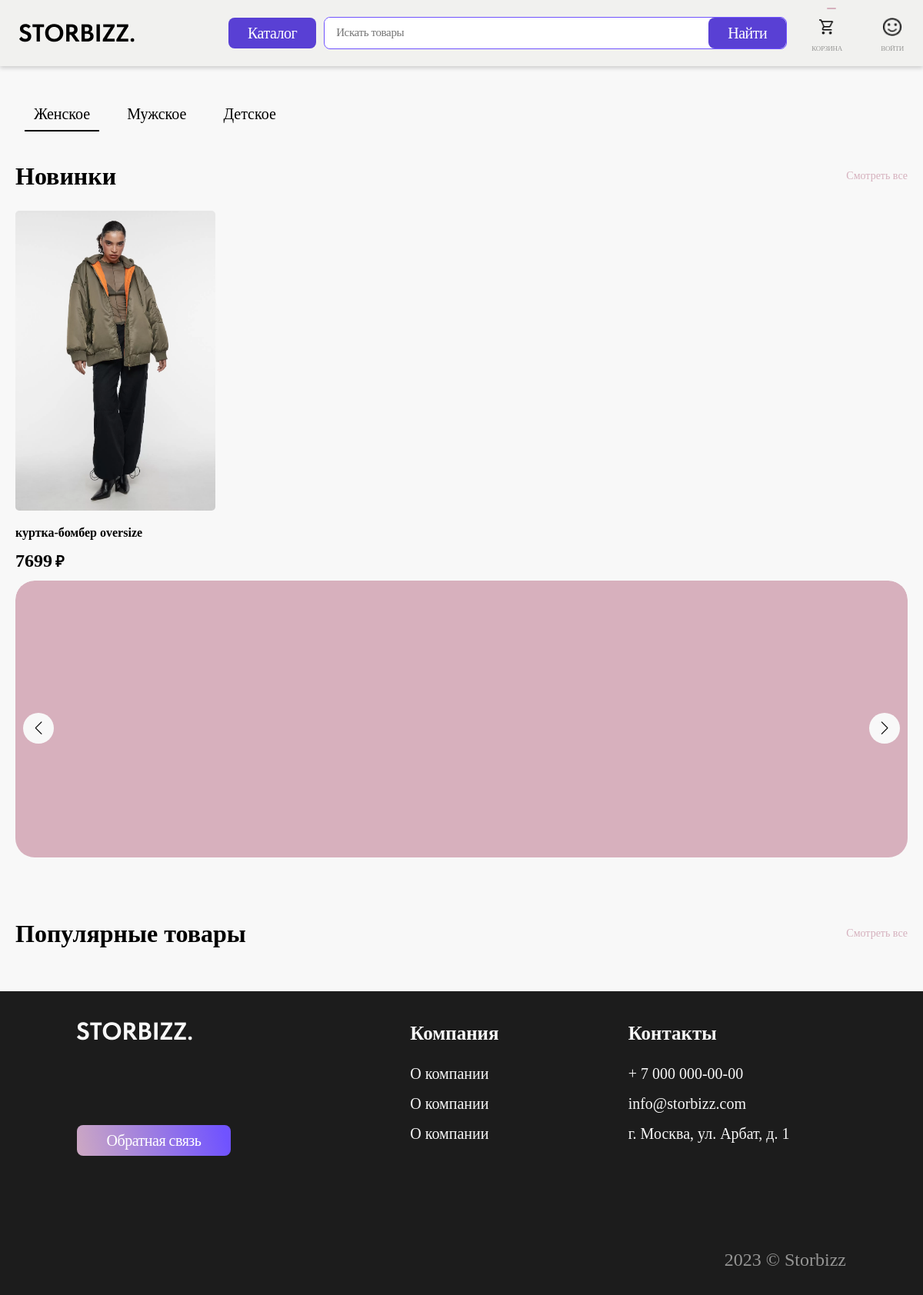
Page /category/0 on the committed database.
### shop/models.py (models this page shows)
class Good(models.Model):
    TYPE_CHOICES = (
        (0, 'Бомберы'),
        (1, 'Ветровки'),
        (2, 'Джинсовые куртки'),
        (3, 'Кожаные куртки'),
        (4, 'Куртки рубашки'),
        (5, 'Пальто'),
        (6, 'Пуховики'),
        (7, 'Тренчи'),
        (8, 'Куртки'),
        (9, 'Водолазки'),
        (10, 'Джемперы'),
        (11, 'Кардиганы'),
        (12, 'Свитеры'),
        (13, 'Джинсы'),
        (14, 'Платья'),
        (15, 'Футболки'),
        (16, 'Худи'),
        (17, 'Брюки'),
        (18, 'Блузы'),
        (19, 'Юбки'),
        (20, 'Пиджаки'),
        (21, 'Шорты'),
        (22, 'Топы и майки'),
        (23, 'Нижнее белье'),
        (24, 'Спортивная одежда'),
        (25, 'Одежда для дома'),
        (26, 'Обувь'),
        (27, 'Аксессуары'),
        (28, 'Жакеты'),
        (29, 'Поло'),
        (30, 'Лонгсливы'),
        (31, 'Толстовки'),
        (32, 'Свитшоты'),
        (33, 'Рубашки'),
    )
    GENDER_CHOICES = (
        (0, 'Мужское'),
        (1, 'Женское'),
        (2, 'Детское'),
    )
    name = models.CharField(max_length=255, verbose_name='наименование', null=True, blank=True)
    image_1 = models.ImageField(upload_to='img/', null=True, blank=True, verbose_name='изображение 1')
    image_2 = models.ImageField(upload_to='img/', null=True, blank=True, verbose_name='изображение 2')
    image_3 = models.ImageField(upload_to='img/', null=True, blank=True, verbose_name='изображение 3')
    image_4 = models.ImageField(upload_to='img/', null=True, blank=True, verbose_name='изображение 4')
    is_new = models.BooleanField(default=False, verbose_name='новинка')
    is_popular = models.BooleanField(default=False, verbose_name='популярный товар')
    price = models.FloatField(verbose_name='цена', null=True, blank=True)
    type = models.IntegerField(verbose_name='тип', null=True, blank=True, choices=TYPE_CHOICES)
    gender = models.IntegerField(verbose_name='пол', null=True, blank=True, choices=GENDER_CHOICES)
    description = models.TextField(verbose_name='описание', null=True, blank=True)
    color = models.CharField(max_length=20, verbose_name='цвет', null=True, blank=True)
    color_code = models.IntegerField(verbose_name='код цвета', null=True, blank=True)
    article = models.CharField(max_length=20, verbose_name='артикул', null=True, blank=True)
    material = models.TextField(verbose_name='состав', null=True, blank=True)
    recommendation = models.TextField(verbose_name='рекомендации', null=True, blank=True)
    goods = models.ManyToManyField('Cart', through='CartGood')

### shop/views.py (the view)
# urls.py: path('category/<int:pk>', GoodsFilteredList.as_view(), name='category'),
class GoodsFilteredList(ListView):
    model = Good
    template_name = 'src/category.html'
    context_object_name = 'goods'
    def get_queryset(self, **kwargs):
        queryset = {
            'new_female': Good.objects.filter(gender=1, type=self.kwargs.get('pk')).order_by('-is_new', '-id')[:12],
            'top_female': Good.objects.filter(is_popular=True, gender=1, type=self.kwargs.get('pk'))[:12],
            'new_male': Good.objects.filter(gender='0', type=self.kwargs.get('pk')).order_by('-is_new', '-id')[:12],
            'top_male': Good.objects.filter(is_popular=True, gender='0', type=self.kwargs.get('pk'))[:12],
            'new_children': Good.objects.filter(gender='2', type=self.kwargs.get('pk')).order_by('-is_new', '-id')[:12],
            'top_children': Good.objects.filter(is_popular=True, gender='2', type=self.kwargs.get('pk'))[:12],
        }
        return queryset

### templates/src/category.html (shortened to what this page needs)
{% extends './main.html' %}
{% load static %}
{% load custom_filters %}
{% block content %}
      <main class="content">
         <div class="header__bottom container">
            <ul class="header__bottom-menu">
               <li><a class="header__bottom-link header__bottom-link-active _tabs-item _active" href="#">Женское</a>
               </li>
               <li><a class="header__bottom-link _tabs-item" href="#">Мужское</a></li>
               <li><a class="header__bottom-link _tabs-item" href="#">Детское</a></li>
            </ul>
         </div>
       <div class="content-item  _tabs-block _active">
            <div class="page">
               <div class="page__content">
                  <div class="page__products products-page">
                     <div class="page__products products-block">
                        <div class="products-block__container container">
                           <div class="products-block__content">
                              <div class="products-block__top">
                                 <div class="products-block__title title">Новинки</div>
                                 <button type="submit" class="products-block__btn">Смотреть все</button>
                              </div>
                              <div class="products-block__goods">
{% for good in goods.new_female %}
<a href="{% url 'shop:good' good.id %}" class="card-product">
   <div class="card-product__slider items-slider items-slider-1">
      <div class="card-product__body items-slider__body-1 _swiper">
         <div class="card-product__slide">
            <div class="card-product__image  ibg">
               <img src="{{ good.image_1.url }}" alt="#">
            </div>
         </div>
      </div>
   </div>
   <div class="card-product__name">{{ good.name }}</div>
   <div class="card-product__price"> <span class="card-product__count rub">{{ good.price|floatformat:0 }}</span>
   </div>
</a>
{% endfor %}
                              </div>
                           </div>
                        </div>
                     </div>
                     <div class="page__banner banner-block">
                        <div class="banner-block__container container">
                           <div class="banner-block__slider  mainslider">
                              <div class="banner-block__body mainslider__body _swiper">
                                 <div class="banner-block__slide mainslider__slide">
                                    <div class="banner-block__image mainslider__image ibg">
                                    </div>
                                 </div>
                              </div>
                              <div class="swiper-button-next banner-block-next"></div>
                              <div class="swiper-button-prev banner-block-prev"></div>
                           </div>
                        </div>
                     </div>
                     <div class="page__products products-block">
                        <div class="products-block__container container">
                           <div class="products-block__content">
                              <div class="products-block__top">
                                 <div class="products-block__title title">Популярные товары</div>
                                 <button type="submit" class="products-block__btn">Смотреть все</button>
                              </div>
                           </div>
                        </div>
                     </div>
                  </div>
               </div>
            </div>
         </div>
      </main>
{% endblock content %}

### rows in the picture
Good: image_1 (picture), name "куртка-бомбер oversize", price "7699"
